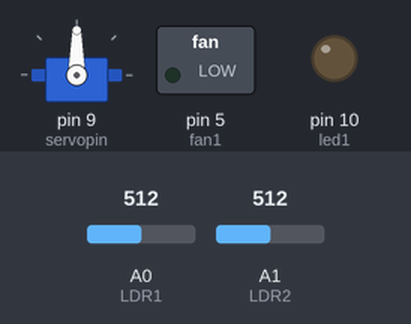
Simulated run of this sketch. Board: Arduino Uno, built with avr-gcc and run on an emulated ATmega328P. Shown: servo, switched loads named in the sketch (green lamp = pin HIGH), output pins drawn as LEDs (lit = HIGH). The test bench sets the inputs (shaded band); at power-on: A0 (LDR1) = 512, A1 (LDR2) = 512.

Above: at 1.4 s.
1.5 s: A0 (LDR1) set to 530
At 2.65 s:
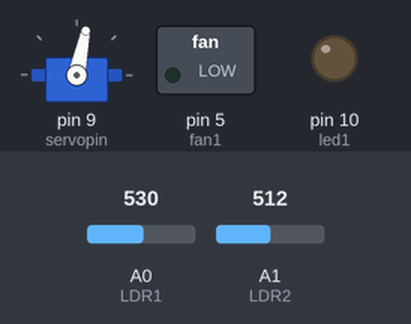
4.5 s: A0 (LDR1) set to 511
7.5 s: A0 (LDR1) set to 716
10.5 s: A1 (LDR2) set to 696
At 10.68 s:
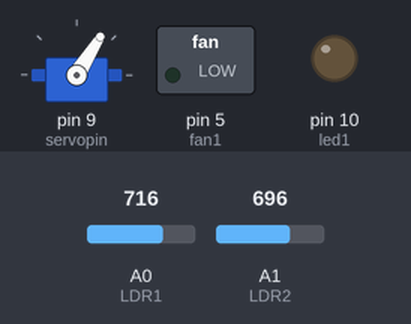
13.5 s: A1 (LDR2) set to 714
At 13.5 s:
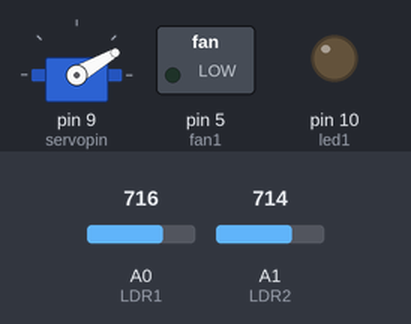
15.0 s: A1 (LDR2) set to 511
At 18.4 s:
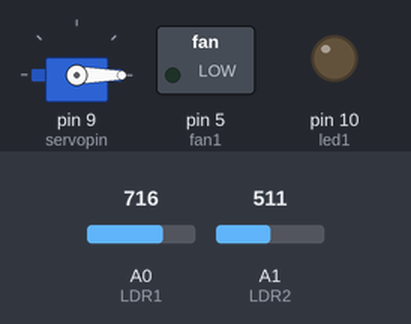
Timing chart, 0 to 19.0 s (numbered marks = the images above; inputs shaded):
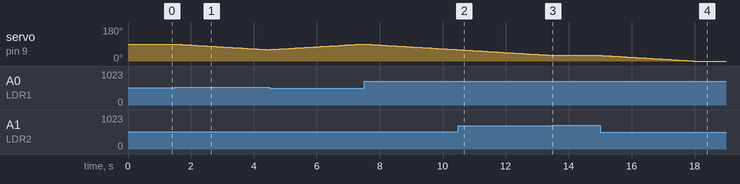

The sketch:

project.ino
```cpp
#include <Servo.h>
Servo sg90;
int initial_position = 90;
int LDR1=A0;
int LDR2=A1;
int error =2;
int servopin=9;
int led1=10;
int fan1=5;
int state = 0;
int state1 = 0;

void setup()
{
sg90.attach (servopin);
pinMode (LDR1, INPUT);
pinMode (LDR2, INPUT);
pinMode (led1, OUTPUT);
pinMode (fan1, OUTPUT);
sg90.write(initial_position);
delay(200);
}
void loop()
{{
  int R1= analogRead(LDR1);
  int R2 =analogRead(LDR2);
  int diff1=abs(R1- R2);
  int diff2=abs(R2- R1);
  if((diff1 <= error) || (diff2 <= error))
  {
  } else {
    if(R1 > R2)
    initial_position= --initial_position;
  }
  if(R1 < R2)
{

initial_position = ++initial_position;

}

sg90.write(initial_position);

delay(100);
}
{
   if(Serial.available() > 0){ // Checks whether data is coming from the serial port
        state = Serial.read(); // Reads the data from the serial port
    }


   if (state == '0') {
        digitalWrite(led1, LOW); // Turn LED OFF
        state = 0;
    }
    else if (state == '1') {
        digitalWrite(led1, HIGH);
        state=0;
    }

}

}
```

Measured:
- the behaviour switches between 514 and 515 on A0 (LDR1) (found by bisection; images 0 and 1)
- the behaviour switches between 713 and 714 on A1 (LDR2) (found by bisection; images 2 and 3)
- after the input at 1.5 s, servo on pin 9 (servopin): moves from 90° to 60° over 2.9 s, starting at once
- after the input at 13.5 s, servo on pin 9 (servopin): stays 30° (without the input it goes to 29° after 0.04 s)
- after the input at 15.0 s, servo on pin 9 (servopin): moves from 30° to 0° over 2.9 s, starting after 0.05 s
